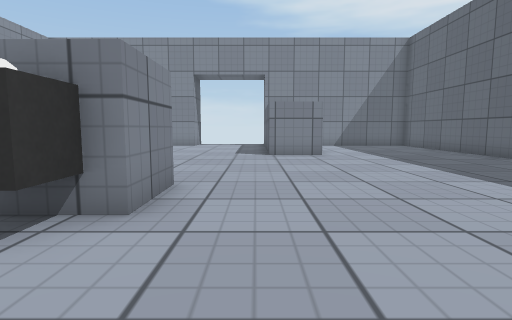
[1] (above)

19 first-person views from a walk through a Unity game level. The camera is 0.51 m above the floor, tilts 6° down and sees 80° across. The floor is counted in squares, 0.5 m on a side. Each view is taken from the middle of a square. On the plan, view 1 faces up. The plan holds only what a view shows up to about 12 squares ahead; the rest is blank. The player character is not drawn. Surface patterns are stand-ins for the level's own textures.

[2]
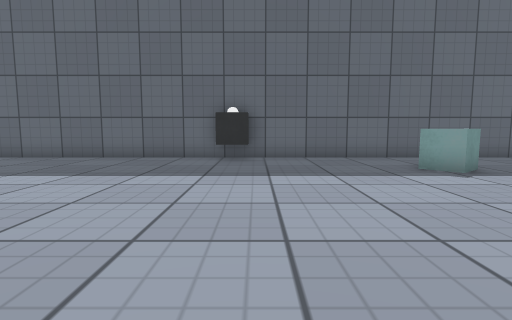

[3]
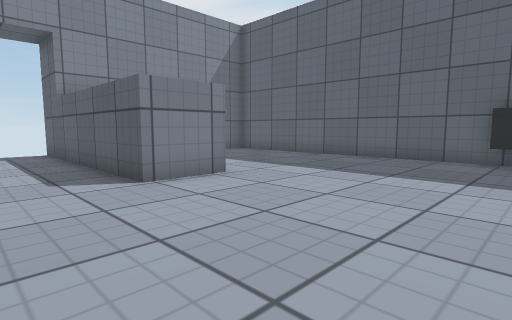

[4]
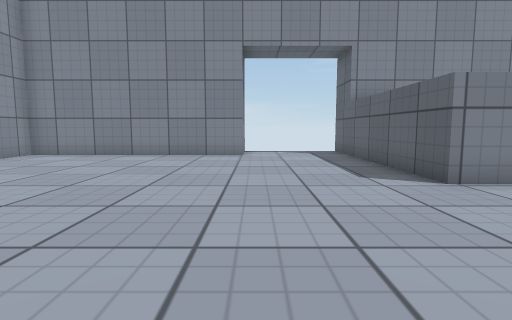

[5]
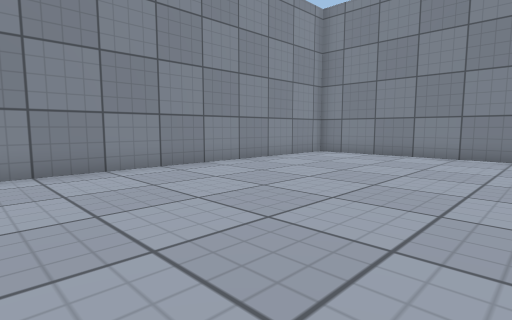

[6]
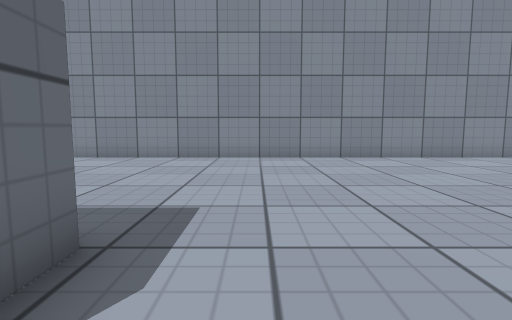

[7]
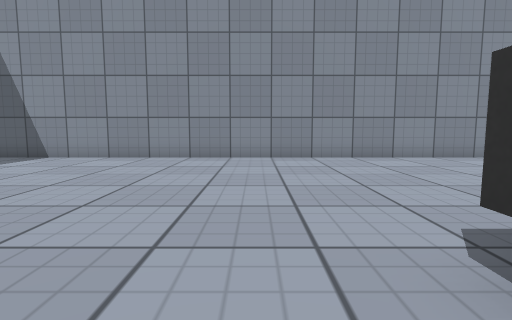

[8]
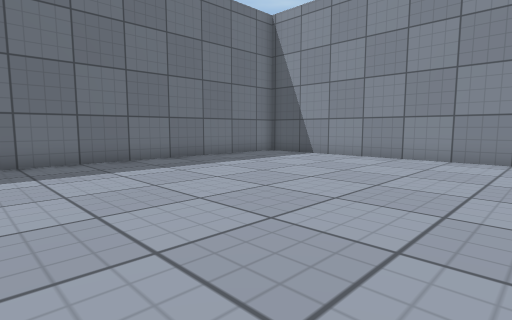

[9]
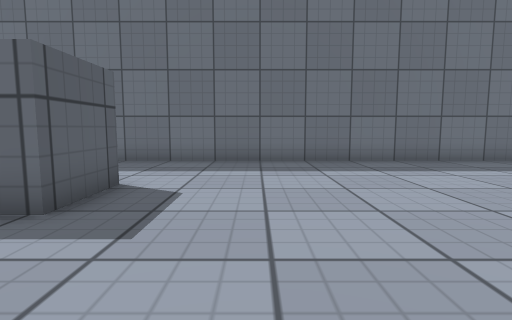

[10]
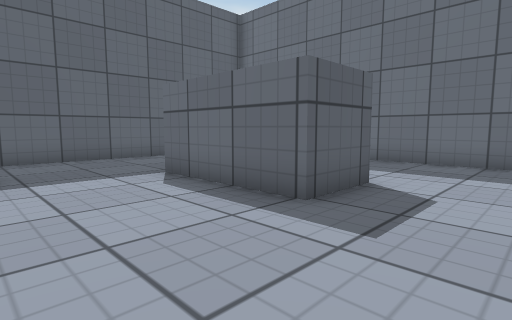

[11]
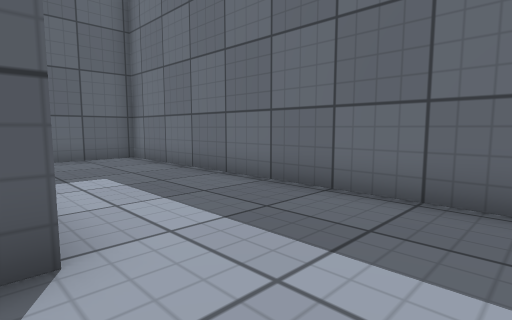

[12]
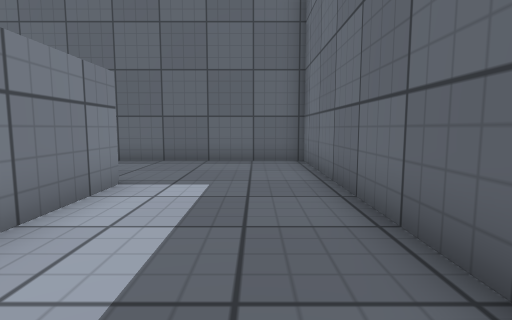

[13]
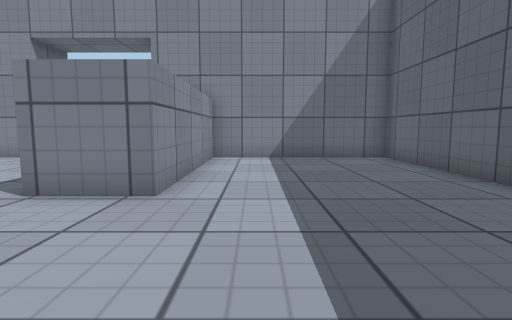

[14]
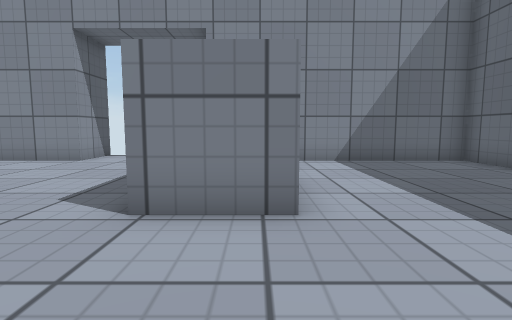

[15]
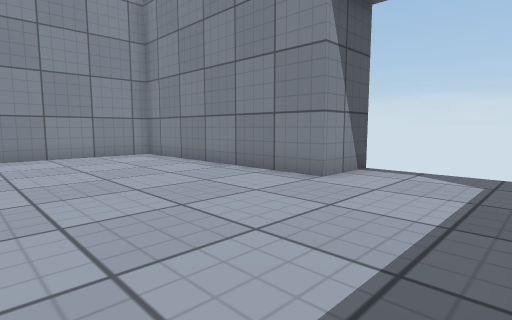

[16]
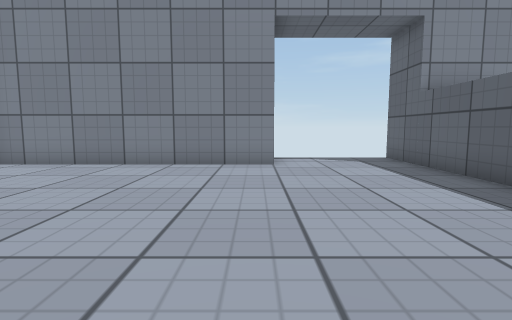

[17]
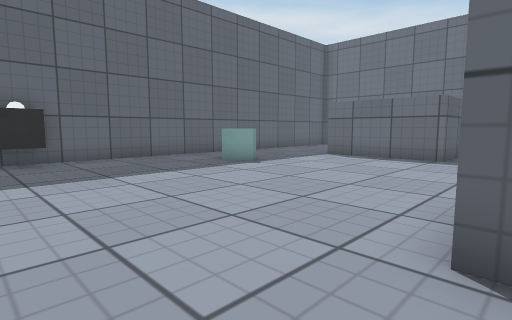

[18]
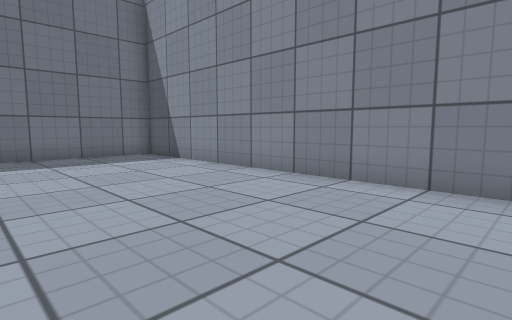

[19]
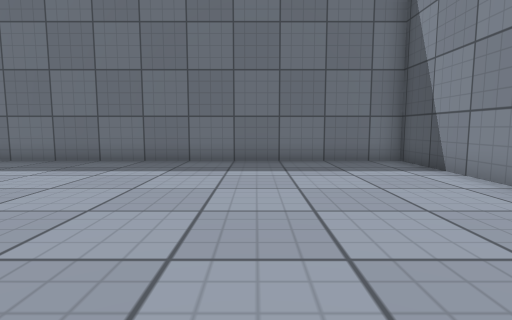

### Floor plan
Points are (right, up) in squares from view 1. A wall is a line through its corners. A room is listed if a view was taken in it or the views show most of it. See-through windows are left out.
Room 1 (views 1, 2, 3, 4, 5, 6, 7, 8, 9, 10, 11, 12, 13, 14, 15, 16, 17, 18, 19)
walls: (-3.5, 5.5) (-1.5, 5.5) (-1.5, 3.5) (-2.8, 3.5); (0.5, -4.6) (0.5, -2.5) (4.5, -2.5); (4.5, -4.5) (1.9, -4.5); (-3.5, 19.6) (-3.5, 17.5) (-11.5, 17.5) (-11.5, -8.5) (8.5, -8.5) (8.5, 17.5) (2.5, 17.5) (2.5, 11.5) (0.5, 11.5) (0.5, 19.5)
low walls: (5.6, 0.4) (4.9, 1.3) (5.6, 1.9)
objects: other object (-3, 3) to (-2, 3); other object (8, 6) to (8, 7)

Positions as (right, up) in squares from view 1, and headings:
1: (0, 0), facing up
2: (-2, 6), facing right
3: (-2, 6), facing up-right
4: (-3, 6), facing up
5: (-4, 6), facing up-left
6: (-1, 7), facing left
7: (-1, 1), facing left
8: (-1, 1), facing down-left
9: (-2, 1), facing down
10: (-2, 1), facing down-right
11: (-2, -4), facing down-right
12: (-1, -7), facing right
13: (4, 7), facing up
14: (2, 8), facing up
15: (0, 12), facing up-left
16: (-4, 9), facing up
17: (-2, 8), facing down-right
18: (-6, 3), facing down-left
19: (-7, 1), facing down
